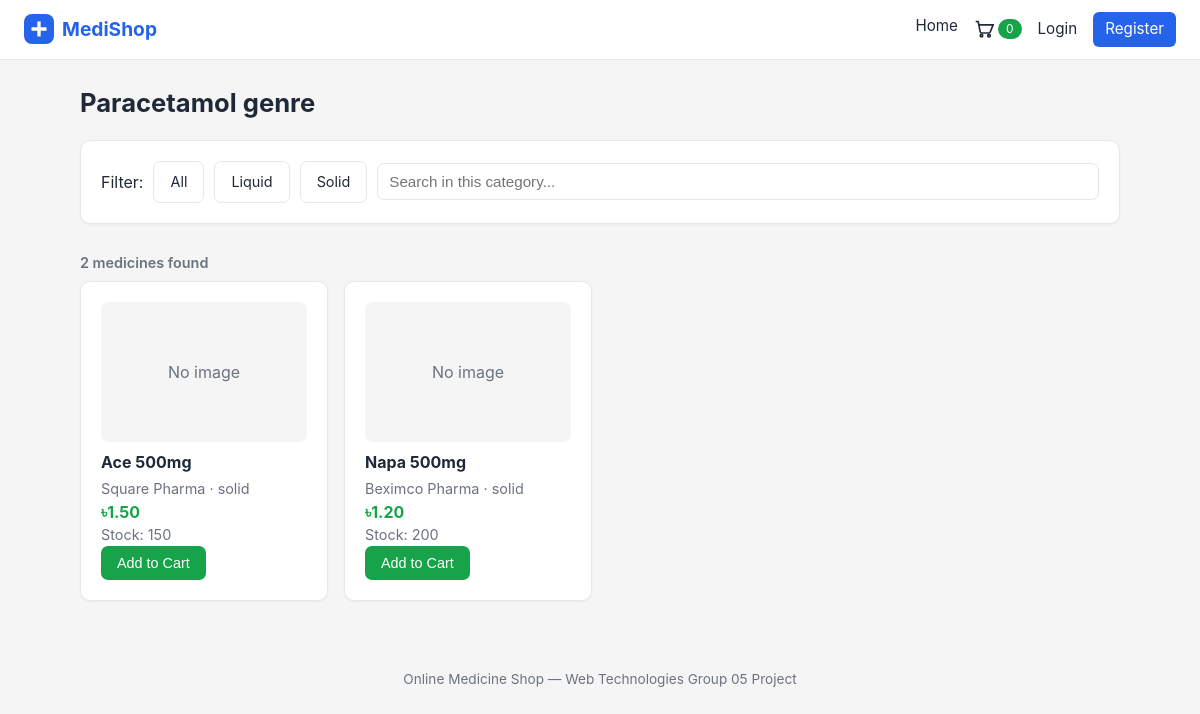
The app's page /index.php?page=category&id=2 with its own data.
### tables this page shows
CREATE TABLE IF NOT EXISTS categories (
    id            INT AUTO_INCREMENT PRIMARY KEY,
    name          VARCHAR(100) NOT NULL,
    category_type ENUM('liquid','solid') NOT NULL DEFAULT 'solid',
    created_at    TIMESTAMP DEFAULT CURRENT_TIMESTAMP
);

CREATE TABLE IF NOT EXISTS medicines (
    id           INT AUTO_INCREMENT PRIMARY KEY,
    name         VARCHAR(150)   NOT NULL,
    category_id  INT            NOT NULL,
    vendor_name  VARCHAR(150)   NOT NULL,
    price        DECIMAL(10,2)  NOT NULL,
    availability INT            NOT NULL DEFAULT 0,
    description  TEXT           DEFAULT NULL,
    image_path   VARCHAR(255)   DEFAULT NULL,
    created_at   TIMESTAMP      DEFAULT CURRENT_TIMESTAMP,
    CONSTRAINT fk_med_category FOREIGN KEY (category_id) REFERENCES categories(id)
);

### task1_23540323/models/category_model.php (called while the page is built, shortened)
<?php
function category_find($conn, $id) {
    $stmt = mysqli_prepare($conn,
        "SELECT * FROM categories WHERE id = ? LIMIT 1");
    mysqli_stmt_bind_param($stmt, "i", $id);
    mysqli_stmt_execute($stmt);
    $res = mysqli_stmt_get_result($stmt);
    $row = mysqli_fetch_assoc($res);
    return $row;
}

### task1_23540323/helpers.php (called while the page is built, shortened)
<?php
function h($value) {
    return htmlspecialchars((string)$value, ENT_QUOTES, "UTF-8");
}
function url($page, $params = []) {
    $query = array_merge(["page" => $page], $params);
    return BASE_URL . "index.php?" . http_build_query($query);
}

### task1_23540323/models/medicine_model.php (called while the page is built, shortened)
<?php
function medicines_by_category($conn, $categoryId = 0) {
    if ($categoryId > 0) {
        $stmt = mysqli_prepare($conn,
            "SELECT m.*, c.name AS category_name, c.category_type
               FROM medicines m
               JOIN categories c ON c.id = m.category_id
              WHERE m.category_id = ?
              ORDER BY m.name ASC");
        mysqli_stmt_bind_param($stmt, "i", $categoryId);
    } else {
        $stmt = mysqli_prepare($conn,
            "SELECT m.*, c.name AS category_name, c.category_type
               FROM medicines m
               JOIN categories c ON c.id = m.category_id
              ORDER BY m.name ASC");
    }
    mysqli_stmt_execute($stmt);
    $res  = mysqli_stmt_get_result($stmt);
    $rows = mysqli_fetch_all($res, MYSQLI_ASSOC);
    return $rows;
}

### task1_23540323/views/category.php (the view, shortened to what this page needs)
<h1><?= $category ? h($category['name']) : 'Category' ?></h1>
<div class="card filterbar">
    <span>Filter:</span>
    <a class="btn btn-light" href="<?= url('category', ['id' => $categoryId]) ?>">All</a>
    <a class="btn btn-light" href="<?= url('category', ['id' => $categoryId, 'type' => 'liquid']) ?>">Liquid</a>
    <a class="btn btn-light" href="<?= url('category', ['id' => $categoryId, 'type' => 'solid']) ?>">Solid</a>
    <input type="text" class="card-search" data-grid="catGrid" data-count="catCount"
           placeholder="Search in this category...">
</div>
<p class="muted result-count" id="catCount">
</p>
<div class="grid" id="catGrid">
    <?php foreach ($medicines as $m): ?>
        <div class="med-card card">
            <div class="med-img">
                <?php if (!empty($m['image_path'])): ?>
                    <img src="<?= asset($m['image_path']) ?>" alt="<?= h($m['name']) ?>">
                <?php else: ?>
                    <div class="img-placeholder">No image</div>
                <?php endif; ?>
            </div>
            <h4><?= h($m['name']) ?></h4>
            <p class="muted"><?= h($m['vendor_name']) ?> &middot; <?= h($m['category_type']) ?></p>
            <p class="price">&#2547;<?= h(number_format($m['price'], 2)) ?></p>
            <p class="muted">Stock: <?= h($m['availability']) ?></p>
            <button class="btn btn-green"
                    onclick="addToCart(<?= (int)$m['id'] ?>, 1)">Add to Cart</button>
        </div>
    <?php endforeach; ?>
</div>

### task1_23540323/assets/css/style.css (style rules this page uses)
:root { --white: #ffffff; --gray-bg: #f5f5f5; --border: #e5e7eb; --blue: #2563eb; --blue-dark: #1d4ed8; --green: #16a34a; --green-dark: #15803d; --danger: #dc2626; --text: #1f2937; --muted: #6b7280; }
* { box-sizing: border-box; margin: 0; padding: 0; }
body { font-family: -apple-system, "Segoe UI", Roboto, Helvetica, Arial, sans-serif; background: var(--gray-bg); color: var(--text); line-height: 1.5; }
h1 { font-size: 1.6rem; margin-bottom: 18px; }
a { color: var(--blue); text-decoration: none; }
.card { background: var(--white); border: 1px solid var(--border); border-radius: 10px; padding: 20px; box-shadow: 0 1px 3px rgba(0, 0, 0, .04); margin-bottom: 20px; }
.grid { display: grid; grid-template-columns: repeat(auto-fill, minmax(210px, 1fr)); gap: 16px; }
.med-card { text-align: left; }
.med-card h4 { margin: 8px 0 4px; }
.med-img img, .img-placeholder { width: 100%; height: 140px; object-fit: cover; border-radius: 8px; background: var(--gray-bg); }
.img-placeholder { display: flex; align-items: center; justify-content: center; color: var(--muted); }
.price { color: var(--green); font-weight: 700; }
.muted { color: var(--muted); font-size: .9rem; }
.searchbar, .filterbar { display: flex; gap: 10px; flex-wrap: wrap; align-items: center; }
.table-search, .card-search, .order-search { flex: 1; min-width: 180px; padding: 9px 11px; border: 1px solid var(--border); border-radius: 7px; font-size: .95rem; }
.result-count { display: inline-block; margin: 8px 0; font-weight: 600; }
.btn { display: inline-block; padding: 9px 16px; border: none; border-radius: 7px; font-size: .9rem; cursor: pointer; text-decoration: none; color: #fff; }
.btn-green { background: var(--green); }
.btn-light { background: var(--white); color: var(--text); border: 1px solid var(--border); }

### records on screen
categories: name "Paracetamol genre"
medicines: shows "No image", name "Ace 500mg", vendor_name "Square Pharma", category.category_type "solid", price "1.50", availability "150"
medicines: shows "No image", name "Napa 500mg", vendor_name "Beximco Pharma", category.category_type "solid", price "1.20", availability "200"
